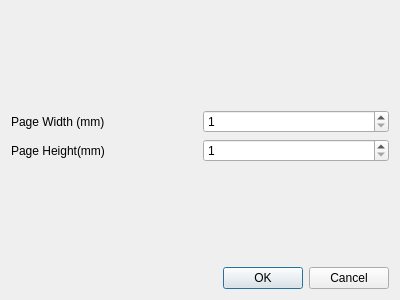
<?xml version="1.0" encoding="UTF-8"?>
<ui version="4.0">
 <class>Dialog</class>
 <widget class="QDialog" name="Dialog">
  <property name="geometry">
   <rect>
    <x>0</x>
    <y>0</y>
    <width>400</width>
    <height>300</height>
   </rect>
  </property>
  <property name="windowTitle">
   <string>Page Setup</string>
  </property>
  <layout class="QGridLayout" name="gridLayout_2">
   <item row="0" column="0">
    <layout class="QGridLayout" name="gridLayout">
     <item row="1" column="1">
      <widget class="QSpinBox" name="pageWidth">
       <property name="minimum">
        <number>1</number>
       </property>
       <property name="maximum">
        <number>9999</number>
       </property>
      </widget>
     </item>
     <item row="1" column="0">
      <widget class="QLabel" name="label">
       <property name="text">
        <string>Page Width (mm)</string>
       </property>
      </widget>
     </item>
     <item row="0" column="0">
      <spacer name="verticalSpacer">
       <property name="orientation">
        <enum>Qt::Vertical</enum>
       </property>
       <property name="sizeHint" stdset="0">
        <size>
         <width>20</width>
         <height>40</height>
        </size>
       </property>
      </spacer>
     </item>
     <item row="2" column="1">
      <widget class="QSpinBox" name="pageHeight">
       <property name="minimum">
        <number>1</number>
       </property>
       <property name="maximum">
        <number>9999</number>
       </property>
      </widget>
     </item>
     <item row="2" column="0">
      <widget class="QLabel" name="label_2">
       <property name="text">
        <string>Page Height(mm)</string>
       </property>
      </widget>
     </item>
     <item row="3" column="0">
      <spacer name="verticalSpacer_2">
       <property name="orientation">
        <enum>Qt::Vertical</enum>
       </property>
       <property name="sizeHint" stdset="0">
        <size>
         <width>20</width>
         <height>40</height>
        </size>
       </property>
      </spacer>
     </item>
    </layout>
   </item>
   <item row="1" column="0">
    <widget class="QDialogButtonBox" name="buttonBox">
     <property name="orientation">
      <enum>Qt::Horizontal</enum>
     </property>
     <property name="standardButtons">
      <set>QDialogButtonBox::Cancel|QDialogButtonBox::Ok</set>
     </property>
    </widget>
   </item>
  </layout>
 </widget>
 <resources/>
 <connections>
  <connection>
   <sender>buttonBox</sender>
   <signal>accepted()</signal>
   <receiver>Dialog</receiver>
   <slot>accept()</slot>
   <hints>
    <hint type="sourcelabel">
     <x>248</x>
     <y>254</y>
    </hint>
    <hint type="destinationlabel">
     <x>157</x>
     <y>274</y>
    </hint>
   </hints>
  </connection>
  <connection>
   <sender>buttonBox</sender>
   <signal>rejected()</signal>
   <receiver>Dialog</receiver>
   <slot>reject()</slot>
   <hints>
    <hint type="sourcelabel">
     <x>316</x>
     <y>260</y>
    </hint>
    <hint type="destinationlabel">
     <x>286</x>
     <y>274</y>
    </hint>
   </hints>
  </connection>
 </connections>
</ui>
